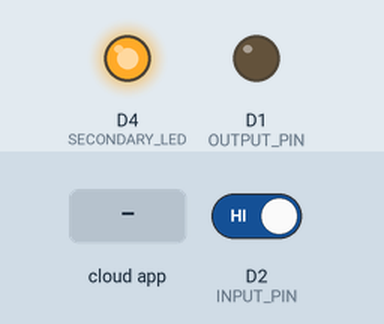
Simulated run of this sketch. Board: ESP8266 (NodeMCU). Shown: output pins drawn as LEDs (lit = HIGH). Inputs (shaded band) come from the test bench; at power-on: D2 (INPUT_PIN) HIGH. WiFi joins after 1.5 s; servers stay silent unless stated; what the sketch prints to the serial monitor is not drawn.

Above: at 1.2 s.
1.3 s: the phone or cloud app sets deviceId to 1
At 1.7 s:
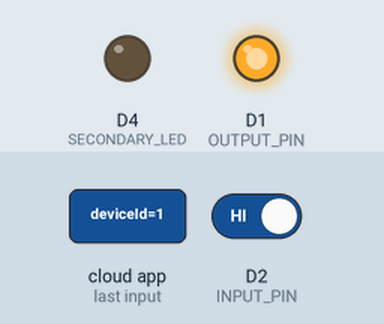
At 2.1 s:
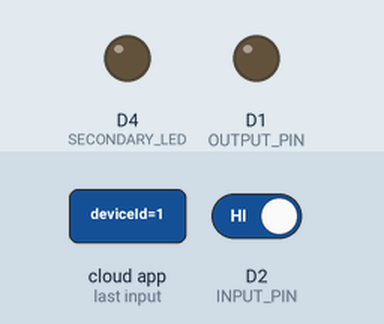
4.3 s: D2 (INPUT_PIN) driven LOW
Timing chart, 0 to 13.3 s (numbered marks = the images above; inputs shaded):
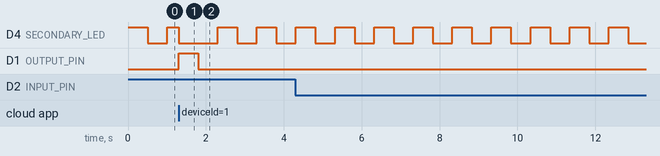

The sketch:

garagedoor.ino
```cpp
#ifdef DEBUG_ESP_PORT
  #define DEBUG_MSG(...) Serial.println( __VA_ARGS__ )
  #define DEBUG_WRITE(...) Serial.write( __VA_ARGS__ )
  #define DEBUG_MSG_(...) Serial.print( __VA_ARGS__ )
#else
  #define DEBUG_MSG(...)
  #define DEBUG_WRITE(...)
  #define DEBUG_MSG_(...)
#endif

#include <Arduino.h>
#include <ESP8266WiFi.h>
#include <ESP8266mDNS.h>
#include <ArduinoOTA.h>
#include <ESP8266WebServer.h>

#include <SinricPro.h>
#include <SinricProSwitch.h>

// Copy config.tmpl.h to config.h and replace with your own values
#include "config.h"

#define SECONDARY_LED D4
#define OUTPUT_PIN D1
#define INPUT_PIN D2

// Poorman's state pattern
void toggle();
void reverseToggle();
void noop() {};

typedef struct DoorState {
  String name;
  DoorState* motorStarted;
  DoorState* motorStopped;
  void (*receivedRequestToOpen)(void);
  void (*receivedRequestToClose)(void);
  bool valueToNotify;
} DoorState;

DoorState DOOR_CLOSING = {
  .name = "CLOSING",
  .motorStarted = &DOOR_CLOSING,
  .motorStopped = &DOOR_CLOSING, // redefined below
  .receivedRequestToOpen = reverseToggle,
  .receivedRequestToClose = noop,
  .valueToNotify = true
};

DoorState DOOR_WILL_CLOSE_ON_TOGGLE = {
  .name = "WILL_CLOSE_ON_TOGGLE",
  .motorStarted = &DOOR_CLOSING,
  .motorStopped = &DOOR_WILL_CLOSE_ON_TOGGLE,
  .receivedRequestToOpen = noop,
  .receivedRequestToClose = toggle,
  .valueToNotify = true
};

DoorState DOOR_OPENING = {
  .name = "DOOR_OPENING",
  .motorStarted = &DOOR_OPENING,
  .motorStopped = &DOOR_WILL_CLOSE_ON_TOGGLE,
  .receivedRequestToOpen = noop,
  .receivedRequestToClose = reverseToggle,
  .valueToNotify = true
};

DoorState DOOR_WILL_OPEN_ON_TOGGLE = {
  .name = "DOOR_WILL_OPEN_ON_TOGGLE",
  .motorStarted = &DOOR_OPENING,
  .motorStopped = &DOOR_WILL_OPEN_ON_TOGGLE,
  .receivedRequestToOpen = toggle,
  .receivedRequestToClose = noop,
  .valueToNotify = false
};

DoorState* currentState = &DOOR_WILL_OPEN_ON_TOGGLE;

void publishState();

bool connected = false;
bool justConnected = false;
bool connectingLed = false;

bool lastNotifiedValue = false;

void ICACHE_RAM_ATTR motorChanged();

ESP8266WebServer server(80);

void setup() {

  DOOR_CLOSING.motorStopped = &DOOR_WILL_OPEN_ON_TOGGLE;

  #ifdef DEBUG_ESP_PORT
      DEBUG_ESP_PORT.begin(74880); // NodeMCU default
  #endif

  pinMode(LED_BUILTIN, OUTPUT);
  digitalWrite(LED_BUILTIN, HIGH);
  pinMode(SECONDARY_LED, OUTPUT); // NodeMCU secondary led
  digitalWrite(SECONDARY_LED, HIGH);
  pinMode(OUTPUT_PIN, OUTPUT);
  pinMode(INPUT_PIN, INPUT);

  attachInterrupt(digitalPinToInterrupt(INPUT_PIN), motorChanged, CHANGE);

  WiFi.mode(WIFI_STA);
  WiFi.begin(WLAN_SSID, WLAN_PASS);

  ArduinoOTA.setHostname(HOSTNAME);
  ArduinoOTA.setPassword(PASSCODE);
  ArduinoOTA.begin();

  SinricProSwitch& mySwitch = SinricPro[DEVICE_ID];
  mySwitch.onPowerState(onPowerState);

  SinricPro.onConnected([](){
    Serial.printf("Connected to SinricPro\r\n");
    connected = true;
    justConnected = true;
    publishState();
  });
  SinricPro.onDisconnected([](){
    Serial.printf("Disconnected from SinricPro\r\n");
    connected = false;
  });
  SinricPro.begin(APP_KEY, APP_SECRET);

  server.on("/", HTTP_GET, handleHttp);
  server.begin();

}

void loop() {

  updateConnectingLed();

  if (currentState->valueToNotify != lastNotifiedValue) {
    publishState();
    Serial.println(currentState->name);
  }

  SinricPro.handle();
  ArduinoOTA.handle();
  server.handleClient();
}

void toggle() {
  DEBUG_MSG("toggle");
  digitalWrite(LED_BUILTIN, LOW);
  digitalWrite(OUTPUT_PIN, HIGH);
  delay(500);
  digitalWrite(OUTPUT_PIN, LOW);
  digitalWrite(LED_BUILTIN, HIGH);
}

void reverseToggle() {
  // first stop
  toggle();
  delay(500);
  // I think that the interrupt should have changed the value of the current state in the middle, but shouldn't stop us...
  // then restart
  toggle();
}

void ICACHE_RAM_ATTR motorChanged() {
  static unsigned long last_interrupt_time = 0;
  unsigned long interrupt_time = millis();
  if (interrupt_time - last_interrupt_time > 200) {
    bool value = digitalRead(INPUT_PIN);
    digitalWrite(SECONDARY_LED, value);
    if (value == LOW) { // input is inverted
      currentState = currentState->motorStarted;
    } else {
      currentState = currentState->motorStopped;
    }
  }
  last_interrupt_time = interrupt_time;

}

void updateConnectingLed() {

  static unsigned long lastLoopMillis = 0;

  if (!connected) {
    unsigned long currentTimeMillis = millis();
    if (currentTimeMillis > (lastLoopMillis + 500)) {
      lastLoopMillis = currentTimeMillis;
      connectingLed = !connectingLed;
      digitalWrite(LED_BUILTIN, connectingLed ? LOW : HIGH);
    }
  }

  if (justConnected) {
    connectingLed = false;
    justConnected = false;
    digitalWrite(LED_BUILTIN, HIGH);
  }

}


bool onPowerState(const String &deviceId, bool &updatedState) {
  if(updatedState) {
    currentState->receivedRequestToOpen();
  } else {
    currentState->receivedRequestToClose();
  }
  return true; // indicate that callback handled correctly
}

void publishState() {
  SinricProSwitch& mySwitch = SinricPro[DEVICE_ID];
  mySwitch.sendPowerStateEvent(currentState->valueToNotify);
  lastNotifiedValue = currentState->valueToNotify;
}

void handleHttp() {
  if (!server.hasArg("pass")) {
    server.send(401, "text/plain", "Requires pass");
    return;
  }
  if (!server.arg("pass").equals(PASSCODE)) {
    server.send(401, "text/plain", "Invalid pass");
    return;
  }
  toggle();
  server.send(200, "text/plain", "ok");
}
```

config.tmpl.h
```cpp
#define HOSTNAME        "GarageDoor"
#define WLAN_SSID       "SSID"
#define WLAN_PASS       "PASS"
#define APP_KEY         "APP_KEY"
#define APP_SECRET      "APP_SECRET"
#define DEVICE_ID       "deviceId"
#define PASSCODE        "passcode"
```

Measured:
- after the input at 1.3 s, D1 (OUTPUT_PIN): LOW → HIGH at once, → LOW 0.50 s later
- by itself, D4 (SECONDARY_LED): alternates HIGH for 0.50 s and LOW for 0.50 s
